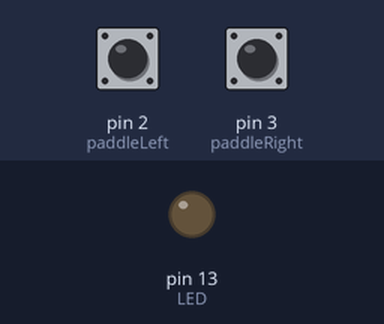
A sketch run on a simulated Arduino Uno, built with avr-gcc and run on an emulated ATmega328P. On the bench: output pins drawn as LEDs (lit = HIGH). The test bench sets the inputs (shaded band); at power-on: pin 2 (paddleLeft) HIGH, pin 3 (paddleRight) HIGH. MIDI output is not drawn.

Above: at 2.5 s.
2.6 s: pin 2 (paddleLeft) pulled LOW for 0.15 s
At 2.67 s:
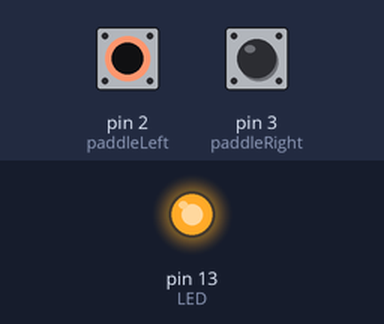
4.2 s: pin 2 (paddleLeft) pulled LOW for 3.2 s
At 8.3 s:
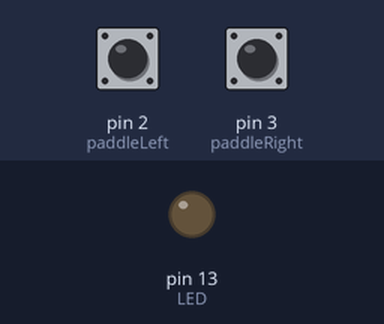
8.9 s: pin 3 (paddleRight) pulled LOW for 3.2 s
At 9.4 s:
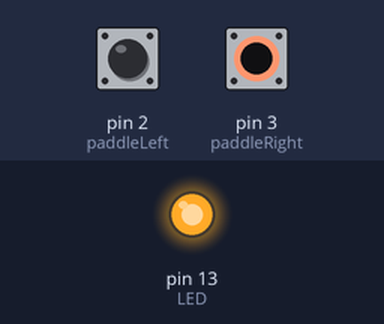
Timing chart, 0 to 13.6 s (numbered marks = the images above; inputs shaded):
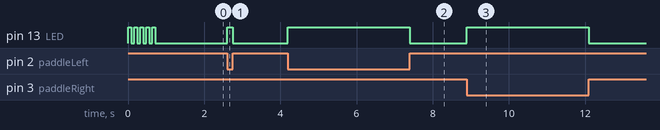

The sketch:

paddle_debug_Arduino_Uno.ino
```cpp
// Paddle Connection Debug Test - Arduino Uno version
// This sends MIDI Note messages when paddles are pressed
// LEFT paddle -> Note 60 (Middle C)
// RIGHT paddle -> Note 62 (D)
// LED on pin 13 lights when pressed

#include <MIDI.h>

#define paddleLeft   2     // LEFT paddle
#define paddleRight  3     // RIGHT paddle
#define LED          13    // Onboard LED

bool lastLeftState = false;
bool lastRightState = false;

// Create a MIDI interface instance
MIDI_CREATE_DEFAULT_INSTANCE();

void setup() {
  pinMode(paddleLeft, INPUT_PULLUP);
  pinMode(paddleRight, INPUT_PULLUP);
  pinMode(LED, OUTPUT);

  MIDI.begin(MIDI_CHANNEL_OMNI);

  // Startup: 5 fast blinks
  for (int i = 0; i < 5; i++) {
    digitalWrite(LED, HIGH);
    delay(80);
    digitalWrite(LED, LOW);
    delay(80);
  }

  delay(500);
}

void loop() {
  // Read paddles (LOW = pressed)
  bool leftPressed = !digitalRead(paddleLeft);
  bool rightPressed = !digitalRead(paddleRight);

  // LEFT paddle changed
  if (leftPressed != lastLeftState) {
    if (leftPressed) {
      MIDI.sendNoteOn(60, 100, 1);   // Note ON
      digitalWrite(LED, HIGH);
    } else {
      MIDI.sendNoteOff(60, 0, 1);    // Note OFF
      digitalWrite(LED, LOW);
    }
    lastLeftState = leftPressed;
    delay(10);                       // Simple debounce
  }

  // RIGHT paddle changed
  if (rightPressed != lastRightState) {
    if (rightPressed) {
      MIDI.sendNoteOn(62, 100, 1);
      digitalWrite(LED, HIGH);
    } else {
      MIDI.sendNoteOff(62, 0, 1);
      digitalWrite(LED, LOW);
    }
    lastRightState = rightPressed;
    delay(10);
  }

  delay(1);
}
```

Measured:
- after the input at 2.6 s, pin 13 (LED): LOW → HIGH at once, → LOW 0.15 s later
- after the input at 4.2 s, pin 13 (LED): LOW → HIGH at once, → LOW 3.2 s later
- after the input at 8.9 s, pin 13 (LED): LOW → HIGH at once, → LOW 3.2 s later
